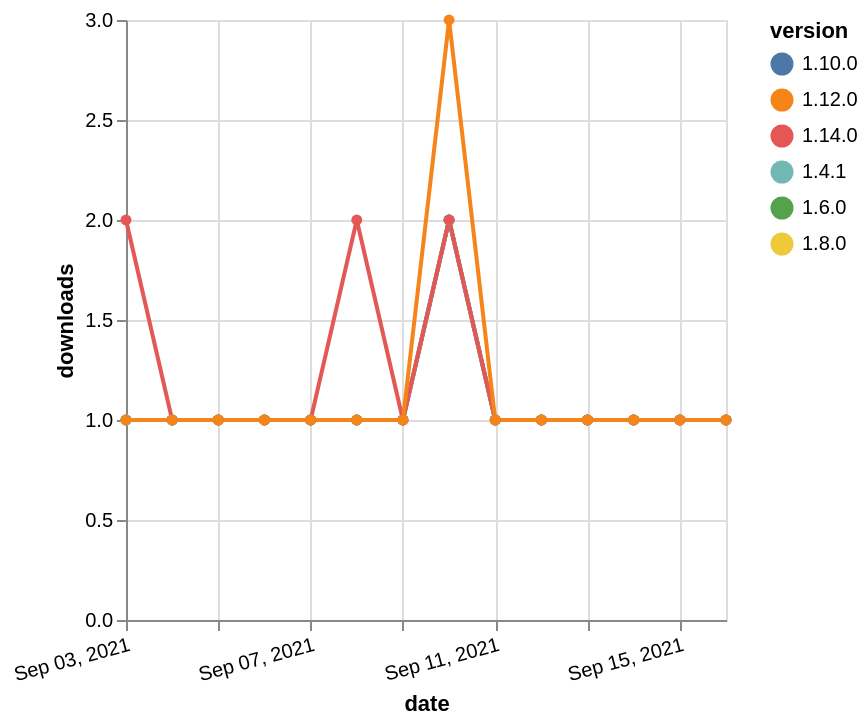

Here is the Vega-Lite specification saved for this chart:
### Vega-Lite specification from a JSON file in a GitHub repository (floating-point values rounded to 4 significant figures)
{"$schema": "https://vega.github.io/schema/vega-lite/v5.json", "description": "A simple bar chart with embedded data.", "data": {"values": [{"date": "2021-09-03", "total": 191, "delta": 1, "version": "1.6.0"}, {"date": "2021-09-04", "total": 192, "delta": 1, "version": "1.6.0"}, {"date": "2021-09-05", "total": 193, "delta": 1, "version": "1.6.0"}, {"date": "2021-09-06", "total": 194, "delta": 1, "version": "1.6.0"}, {"date": "2021-09-07", "total": 195, "delta": 1, "version": "1.6.0"}, {"date": "2021-09-08", "total": 196, "delta": 1, "version": "1.6.0"}, {"date": "2021-09-09", "total": 197, "delta": 1, "version": "1.6.0"}, {"date": "2021-09-10", "total": 199, "delta": 2, "version": "1.6.0"}, {"date": "2021-09-11", "total": 200, "delta": 1, "version": "1.6.0"}, {"date": "2021-09-12", "total": 201, "delta": 1, "version": "1.6.0"}, {"date": "2021-09-13", "total": 202, "delta": 1, "version": "1.6.0"}, {"date": "2021-09-14", "total": 203, "delta": 1, "version": "1.6.0"}, {"date": "2021-09-15", "total": 204, "delta": 1, "version": "1.6.0"}, {"date": "2021-09-16", "total": 205, "delta": 1, "version": "1.6.0"}, {"date": "2021-09-03", "total": 180, "delta": 1, "version": "1.8.0"}, {"date": "2021-09-04", "total": 181, "delta": 1, "version": "1.8.0"}, {"date": "2021-09-05", "total": 182, "delta": 1, "version": "1.8.0"}, {"date": "2021-09-06", "total": 183, "delta": 1, "version": "1.8.0"}, {"date": "2021-09-07", "total": 184, "delta": 1, "version": "1.8.0"}, {"date": "2021-09-08", "total": 185, "delta": 1, "version": "1.8.0"}, {"date": "2021-09-09", "total": 186, "delta": 1, "version": "1.8.0"}, {"date": "2021-09-10", "total": 188, "delta": 2, "version": "1.8.0"}, {"date": "2021-09-11", "total": 189, "delta": 1, "version": "1.8.0"}, {"date": "2021-09-12", "total": 190, "delta": 1, "version": "1.8.0"}, {"date": "2021-09-13", "total": 191, "delta": 1, "version": "1.8.0"}, {"date": "2021-09-14", "total": 192, "delta": 1, "version": "1.8.0"}, {"date": "2021-09-15", "total": 193, "delta": 1, "version": "1.8.0"}, {"date": "2021-09-16", "total": 194, "delta": 1, "version": "1.8.0"}, {"date": "2021-09-03", "total": 163, "delta": 1, "version": "1.10.0"}, {"date": "2021-09-04", "total": 164, "delta": 1, "version": "1.10.0"}, {"date": "2021-09-05", "total": 165, "delta": 1, "version": "1.10.0"}, {"date": "2021-09-06", "total": 166, "delta": 1, "version": "1.10.0"}, {"date": "2021-09-07", "total": 167, "delta": 1, "version": "1.10.0"}, {"date": "2021-09-08", "total": 168, "delta": 1, "version": "1.10.0"}, {"date": "2021-09-09", "total": 169, "delta": 1, "version": "1.10.0"}, {"date": "2021-09-10", "total": 171, "delta": 2, "version": "1.10.0"}, {"date": "2021-09-11", "total": 172, "delta": 1, "version": "1.10.0"}, {"date": "2021-09-12", "total": 173, "delta": 1, "version": "1.10.0"}, {"date": "2021-09-13", "total": 174, "delta": 1, "version": "1.10.0"}, {"date": "2021-09-14", "total": 175, "delta": 1, "version": "1.10.0"}, {"date": "2021-09-15", "total": 176, "delta": 1, "version": "1.10.0"}, {"date": "2021-09-16", "total": 177, "delta": 1, "version": "1.10.0"}, {"date": "2021-09-03", "total": 239, "delta": 1, "version": "1.4.1"}, {"date": "2021-09-04", "total": 240, "delta": 1, "version": "1.4.1"}, {"date": "2021-09-05", "total": 241, "delta": 1, "version": "1.4.1"}, {"date": "2021-09-06", "total": 242, "delta": 1, "version": "1.4.1"}, {"date": "2021-09-07", "total": 243, "delta": 1, "version": "1.4.1"}, {"date": "2021-09-08", "total": 244, "delta": 1, "version": "1.4.1"}, {"date": "2021-09-09", "total": 245, "delta": 1, "version": "1.4.1"}, {"date": "2021-09-10", "total": 247, "delta": 2, "version": "1.4.1"}, {"date": "2021-09-11", "total": 248, "delta": 1, "version": "1.4.1"}, {"date": "2021-09-12", "total": 249, "delta": 1, "version": "1.4.1"}, {"date": "2021-09-13", "total": 250, "delta": 1, "version": "1.4.1"}, {"date": "2021-09-14", "total": 251, "delta": 1, "version": "1.4.1"}, {"date": "2021-09-15", "total": 252, "delta": 1, "version": "1.4.1"}, {"date": "2021-09-16", "total": 253, "delta": 1, "version": "1.4.1"}, {"date": "2021-09-03", "total": 118, "delta": 2, "version": "1.14.0"}, {"date": "2021-09-04", "total": 119, "delta": 1, "version": "1.14.0"}, {"date": "2021-09-05", "total": 120, "delta": 1, "version": "1.14.0"}, {"date": "2021-09-06", "total": 121, "delta": 1, "version": "1.14.0"}, {"date": "2021-09-07", "total": 122, "delta": 1, "version": "1.14.0"}, {"date": "2021-09-08", "total": 124, "delta": 2, "version": "1.14.0"}, {"date": "2021-09-09", "total": 125, "delta": 1, "version": "1.14.0"}, {"date": "2021-09-10", "total": 127, "delta": 2, "version": "1.14.0"}, {"date": "2021-09-11", "total": 128, "delta": 1, "version": "1.14.0"}, {"date": "2021-09-12", "total": 129, "delta": 1, "version": "1.14.0"}, {"date": "2021-09-13", "total": 130, "delta": 1, "version": "1.14.0"}, {"date": "2021-09-14", "total": 131, "delta": 1, "version": "1.14.0"}, {"date": "2021-09-15", "total": 132, "delta": 1, "version": "1.14.0"}, {"date": "2021-09-16", "total": 133, "delta": 1, "version": "1.14.0"}, {"date": "2021-09-03", "total": 180, "delta": 1, "version": "1.12.0"}, {"date": "2021-09-04", "total": 181, "delta": 1, "version": "1.12.0"}, {"date": "2021-09-05", "total": 182, "delta": 1, "version": "1.12.0"}, {"date": "2021-09-06", "total": 183, "delta": 1, "version": "1.12.0"}, {"date": "2021-09-07", "total": 184, "delta": 1, "version": "1.12.0"}, {"date": "2021-09-08", "total": 185, "delta": 1, "version": "1.12.0"}, {"date": "2021-09-09", "total": 186, "delta": 1, "version": "1.12.0"}, {"date": "2021-09-10", "total": 189, "delta": 3, "version": "1.12.0"}, {"date": "2021-09-11", "total": 190, "delta": 1, "version": "1.12.0"}, {"date": "2021-09-12", "total": 191, "delta": 1, "version": "1.12.0"}, {"date": "2021-09-13", "total": 192, "delta": 1, "version": "1.12.0"}, {"date": "2021-09-14", "total": 193, "delta": 1, "version": "1.12.0"}, {"date": "2021-09-15", "total": 194, "delta": 1, "version": "1.12.0"}, {"date": "2021-09-16", "total": 195, "delta": 1, "version": "1.12.0"}]}, "width": "container", "mark": {"type": "line", "point": {"filled": true}}, "encoding": {"x": {"field": "date", "type": "temporal", "timeUnit": "yearmonthdate", "title": "date", "axis": {"labelAngle": -15}}, "y": {"field": "delta", "type": "quantitative", "title": "downloads"}, "color": {"field": "version", "type": "nominal"}, "tooltip": {"field": "delta"}}}
